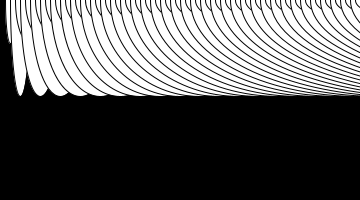
Frame 1 (no input)
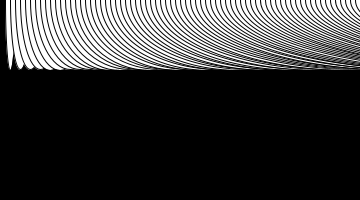
Frame 60 (the mouse pressed at the canvas centre just before this capture)
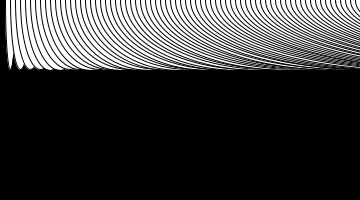
Frame 120 (the mouse held since frame 60 and released just before this capture)

The Processing sketch that drew these frames (run headless with seeded random() and noise(); from frame 60 on, the mouse is pressed at the canvas centre):

// Processing sketch: processing_14118
// ── processing_14118.pde

void setup(){
  size(360,200);
 colorMode(HSB);

}
void draw(){
  background(0);
  for(int x=0; x<750; x=x+10){
  float y=sin(radians(x+frameCount)*18)*170+140;
    fill(0,0,255);
    ellipse(x,0,x,y);
  }
  println(frameCount);
}



        
